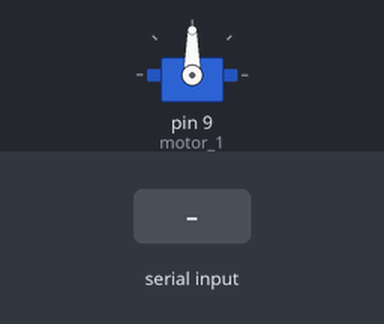
Recording of a sketch running on a simulated Arduino Uno, built for the host (arithmetic inside an expression is 32-bit, double 64-bit). Shown: servo. The test bench sets the inputs (shaded band). What the sketch prints to the serial monitor is not drawn.

Above: at 1.2 s.
1.3 s: "1" received over the second serial link
Timing chart, 0 to 4.3 s (numbered marks = the images above; inputs shaded):
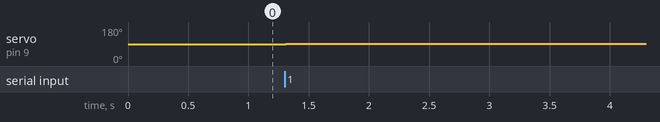

Measured:
- after the input at 1.3 s, servo on pin 9 (motor_1): 90° → 91° at once

The sketch:

sketch_apr22a.ino
```cpp
#include <Servo.h>
#include <SoftwareSerial.h>
SoftwareSerial BT(10, 11); //TX, RX respectively

Servo motor_1;
int servo1 = 90;
String device;

void setup()
{
   BT.begin(9600);
  Serial.begin(9600);
  motor_1.attach(9);
  motor_1.write(servo1);
        delay(10);
}

void loop()
{
  while (BT.available()){  //Check if there is an available byte to read
  delay(10); //Delay added to make thing stable
  char c = BT.read(); //Conduct a serial read
  device += c; //build the string.
  }
  if (device.length() > 0) {
    Serial.println(device);
    //CW
    if(device == '1'){
      if(servo1<180){servo1 = servo1+1;}
      motor_1.write(servo1); }


    //CCW
    else if(device == '2'){
      if(servo1>0){servo1 = servo1-1;}
      motor_1.write(servo1);}
  device="";}
}
```
